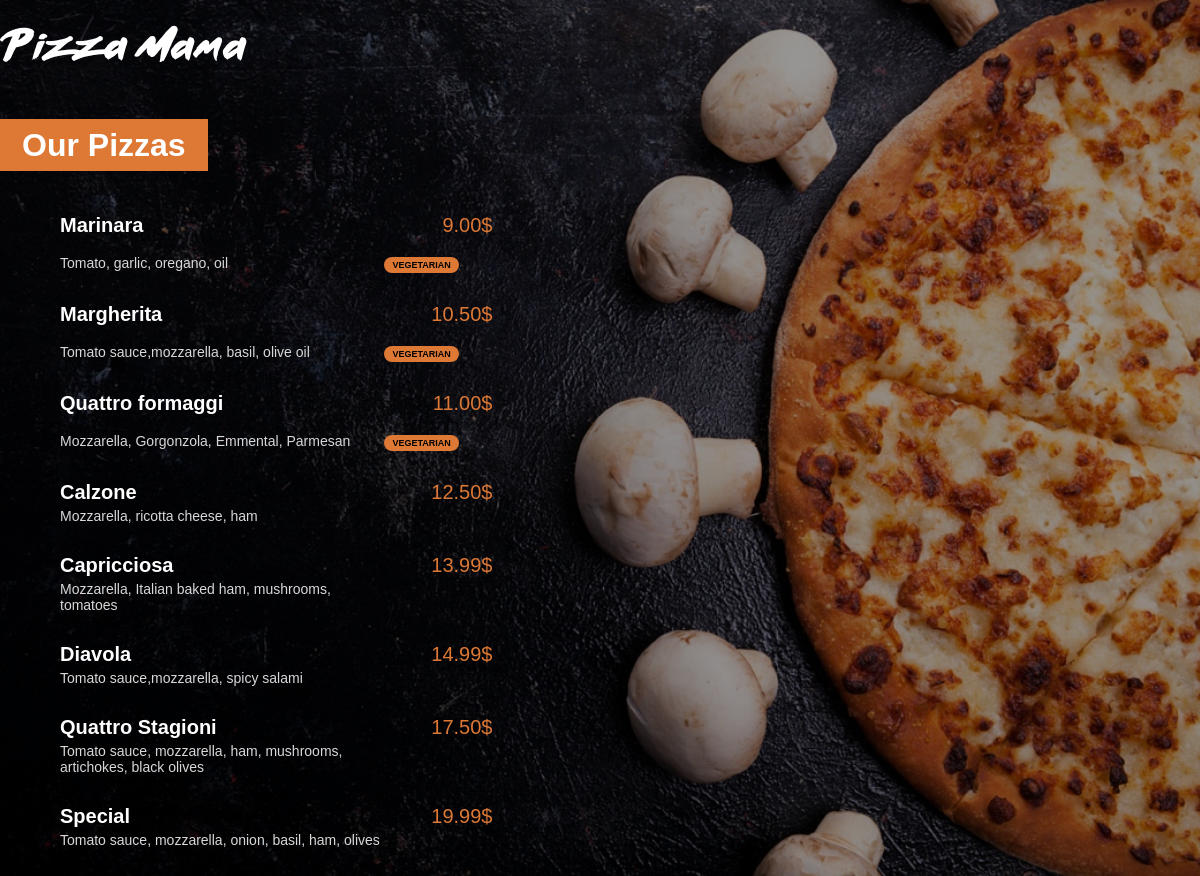
The app's page /menu/ with its own data.
### menu/models.py (models this page shows, shortened)
class Pizza(models.Model):
    name=models.CharField(max_length=200)
    ingredients=models.CharField(max_length=400)
    price=models.FloatField(default=0)
    vegetarian=models.BooleanField(default=False)

### menu/views.py (the view)
# urls.py: path('', views.index, name='index')
def index(request):
    pizzas = Pizza.objects.all().order_by('price')
    return render(request,'menu/index.html',{'pizzas':pizzas})

### menu/templates/menu/index.html (shortened to what this page needs)
{% load static %}
<html lang="en">
<head>
    <link rel="stylesheet" href="{% static 'menu/style.css'%}">
</head>
<body>
     <a href="{%url 'main:index'%}"><img id="small_logo" src="{% static 'menu/images/small_logo.png'%}"/></a>
    <div class="menu_title">
         <h1>Our Pizzas</h1>
    </div>
    <div class="menu_list">
        {%for pizza in pizzas%}
        <div class="menu_list_item">
            <span class="menu_list_title">{{pizza.name}}</span>
            <span class="menu_list_price">{{pizza.price | floatformat:2}}$</span>
            <br>
            <span class="menu_list_ingredients">{{pizza.ingredients}}</span>
            {% if pizza.vegetarian %}
                <span class="menu_list_badge">VEGETARIAN</span>
            {% endif %}
        </div>
        {%endfor%}
    </div>
</body>
</html>

### menu/static/menu/style.css (style rules this page uses)
body { background:linear-gradient(0deg, rgba(0, 0, 0, 0.4), rgba(0, 0, 0, 0.4)), url("images/menu_background.jpg")no-repeat center fixed; -webkit-background-size: cover; -moz-background-size: cover; -o-background-size: cover; background-size: cover; color: white; margin: 0px; font-family: Arial; }
#small_logo { margin-top: 25px; margin-bottom: 35px; }
h1 { background-color: #DD7835; color: white; display: inline; padding: 8px 22px; }
.menu_title { margin-top: 30px; margin-bottom: 50px; }
.menu_list { margin-left: 30px; }
.menu_list_item { margin:30px }
.menu_list_title { font-size: 20px; font-weight: bold; width: 350px; display: inline-block; }
.menu_list_price { font-size: 20px; color: #DD7835; margin-left: 8px; width: 70px; display: inline-block; text-align: right; }
.menu_list_ingredients { font-size: 14px; color: #D8D8D8; margin-top: 4px; display: inline-block; width: 320px; }
.menu_list_badge { background-color:#DD7835 ; color: black; font-size: 9px; padding: 3px 8px; display: inline-block; margin-top: 20px; border-radius: 8px; font-weight: bold; }

### records on screen
Pizza: name "Marinara", price "9.00", ingredients "Tomato, garlic, oregano, oil", vegetarian "VEGETARIAN"
Pizza: name "Margherita", price "10.50", ingredients "Tomato sauce,mozzarella, basil, olive oil", vegetarian "VEGETARIAN"
Pizza: name "Quattro formaggi", price "11.00", ingredients "Mozzarella, Gorgonzola, Emmental, Parmesan", vegetarian "VEGETARIAN"
Pizza: name "Calzone", price "12.50", ingredients "Mozzarella, ricotta cheese, ham"
Pizza: name "Capricciosa", price "13.99", ingredients "Mozzarella, Italian baked ham, mushrooms, tomatoes"
Pizza: name "Diavola", price "14.99", ingredients "Tomato sauce,mozzarella, spicy salami"
Pizza: name "Quattro Stagioni", price "17.50", ingredients "Tomato sauce, mozzarella, ham, mushrooms, artichokes, black olives"
Pizza: name "Special", price "19.99", ingredients "Tomato sauce, mozzarella, onion, basil, ham, olives"
